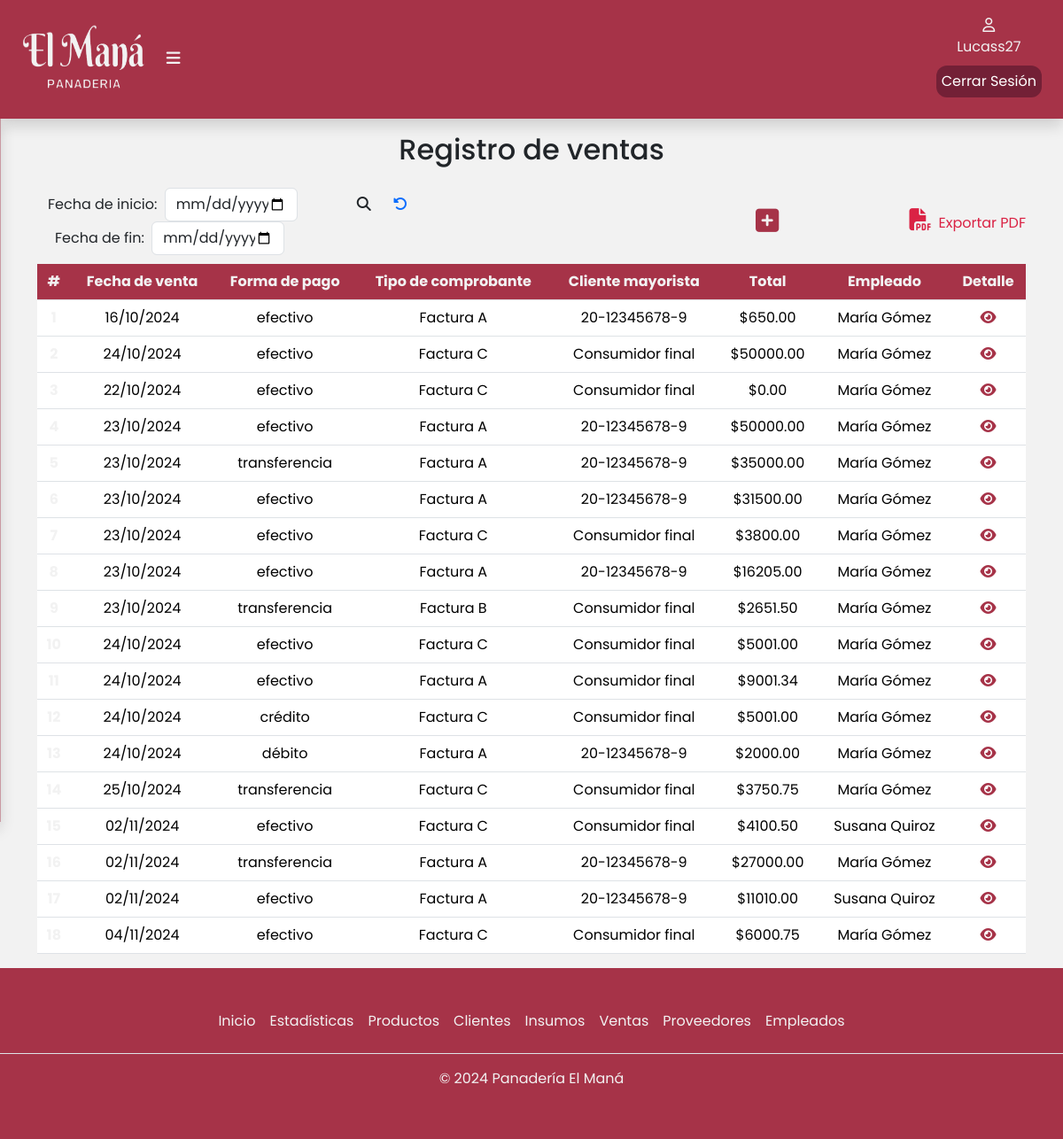
/ventas/ (signed in), run on an earlier commit of the app's database.
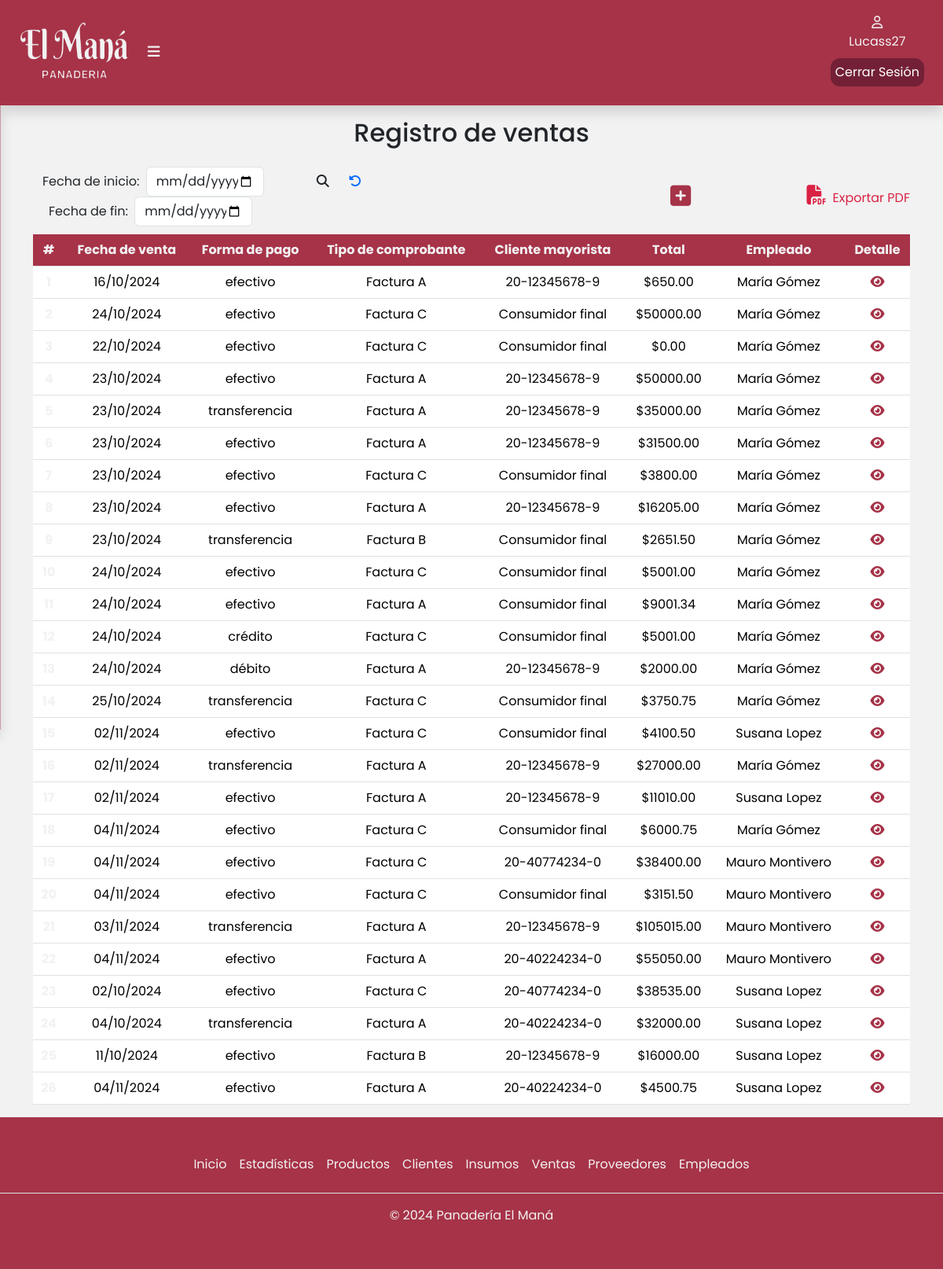
And on a later commit of the database.
### apps/ventas/models.py (models this page shows, shortened)
class Venta(models.Model):
    TIPO_COMPROBANTE = [
        ('A', 'Factura A'),
        ('B', 'Factura B'),
        ('C', 'Factura C'),
    ]
    FORMA_PAGO = [
        ('efectivo','Efectivo'),
        ('transferencia','Transferencia'),
        ('débito','Débito'),
        ('crédito','Crédito'),
    ]
    fechaDeVenta = models.DateField(blank=False, null=False)
    formaDePago = models.CharField(max_length=15, choices=FORMA_PAGO,blank=False, null=False)
    tipoDeComprobante = models.CharField(max_length=15, choices=TIPO_COMPROBANTE,blank=False, null=False)
    clienteMayorista = models.ForeignKey(ClienteMayorista, on_delete=models.SET_NULL, null=True, blank=True,related_name='clienteMayorista')
    total = models.DecimalField(max_digits=10, decimal_places=2,default=0)
    empleado = models.ForeignKey(Empleado,on_delete=models.CASCADE,related_name='ventaEmpleado')

class ClienteMayorista(Persona):
    cuil = models.CharField(max_length=13,blank=False, null=False)

### apps/usuarios/models.py (models this page shows, shortened)
class Persona(models.Model):
    nombre = models.CharField(max_length=50,blank=False,null=False)
    apellido = models.CharField(max_length=50,blank=False,null=False)
    direccion  = models.CharField(max_length=50,blank=False,null=False)
    telefono = models.CharField(max_length=15,blank=False,null=False)
    mail = models.EmailField(blank=True,null=True)
    class Meta:
        abstract = True  # Esto hace que no se genere una tabla en la BD

class Empleado(Persona):
    ESTADO = [
        ('activo', 'Activo'),
        ('inactivo', 'Inactivo'),
    ]
    user = models.OneToOneField(User, on_delete=models.CASCADE,related_name='user')
    dni  = models.CharField(max_length=8,blank=False,null=False)
    fechaDeNacimiento = models.DateField(blank=False,null=False)
    fechaDeIngreso = models.DateField(blank=False,null=False)
    salario = models.DecimalField(max_digits=10,blank=False,null=False,decimal_places=2)
    estado = models.CharField(max_length=10,choices=ESTADO,blank=False,null=False,default='activo')

### apps/ventas/views.py (the view)
# urls.py: path('ventas/',include('apps.ventas.urls')),
def ventas(request):
    ventas = Venta.objects.all()
    return render(request,'ventas/ventas.html',{'ventas':ventas})

### apps/ventas/templates/ventas/ventas.html (shortened to what this page needs)
{% extends 'base/base.html' %}
{% load static %}
{% block contenido %}
<div class="container" id="container-tabla">
    <div class="col-12">
        <h2 class="text-center pb-3">Registro de ventas</h2>
        <div class="busqueda d-flex justify-content-between align-items-center">
            <form class="d-flex align-items-center" role="search" method="POST" action="{% url 'ventas:buscarVentas' %}">
                <div class="container">
                    <div class="row">
                        <div class="col">
                            <label for="fecha_inicio" class="me-1">Fecha de inicio:</label>
                            <input type="date" id="fecha_inicio" name="fecha_inicio" class="form-control busquedaFecha d-inline" placeholder="inicio" style="width: 150px;">
                            <label for="fecha_fin" class="ms-2 me-1">Fecha de fin:</label>
                            <input type="date" id="fecha_fin" name="fecha_fin" class="form-control busquedaFecha d-inline" style="width: 150px;">
                        </div>
                        <div class="col">
                            <button class="btn" type="submit">
                                <i class="fa-solid fa-magnifying-glass" style="font-size: 16px"></i>
                            </button>
                            <a href="{% url 'ventas:ventas' %}" class="ms-2"><i class="fa-solid fa-rotate-left"></i></a>
                        </div>
                    </div>
                </div>
            </form>
            <a href="{% url 'ventas:agregarVenta' %}"><i class="fa-solid fa-square-plus" title="Agregar venta" style="font-size: 30px"></i></a>
            <a class="expPdf" href="#" data-bs-toggle="modal" data-bs-target="#pdfModal"><i class="fa-solid fa-file-pdf px-2" style="font-size: 25px"></i>Exportar PDF</a>
        </div>
        <div class="table-responsive">
            <table class="table">
                <thead class="bg-table">
                    <tr>
                        <th scope="col">#</th>
                        <th scope="col">Fecha de venta</th>
                        <th scope="col">Forma de pago</th>
                        <th scope="col">Tipo de comprobante</th>
                        <th scope="col">Cliente mayorista</th>
                        <th scope="col">Total</th>
                        <th scope="col">Empleado</th>
                        <th scope="col">Detalle</th>
                    </tr>
                </thead>
                <tbody>
                    {% for venta in ventas %}
                    <tr>
                        <th scope="row">{{ forloop.counter }}</th>
                        <td>{{ venta.fechaDeVenta|date:"d/m/Y" }}</td>
                        <td>{{ venta.formaDePago }}</td>
                        <td>Factura {{ venta.tipoDeComprobante }}</td>
                        {% if venta.clienteMayorista is None %}
                            <td>Consumidor final</td>
                        {% else %}
                            <td>{{ venta.clienteMayorista.cuil }}</td>
                        {%endif%}
                        <td>${{ venta.total }}</td>
                        <td>{{ venta.empleado.nombre }} {{ venta.empleado.apellido }}</td>
                        <td>
                            <a href="{% url 'ventas:verDetallesVenta' venta.id %}"><i class="fa-solid fa-eye" title="Ver detalles"></i></a>
                        </td>
                    </tr>
                    {% empty %}
                    <tr>
                        <td colspan="10">No hay ventas disponibles.</td>
                    </tr>
                    {% endfor %}
                </tbody>
            </table>
        </div>
    </div>
</div>
{% endblock %}

What changed in the data, as far as the page shows it:
changed through a linked row, Venta (number 15 of 26 on the later page): empleado.apellido "Quiroz" → "Lopez"
changed through a linked row, Venta (number 17 of 26 on the later page): empleado.apellido "Quiroz" → "Lopez"
added Venta: fechaDeVenta "04/11/2024", formaDePago "efectivo", tipoDeComprobante "C", clienteMayorista.cuil "20-40774234-0", total "38400.00", empleado.nombre "Mauro", empleado.apellido "Montivero"
added Venta: fechaDeVenta "04/11/2024", formaDePago "efectivo", tipoDeComprobante "C", shows "Consumidor final", total "3151.50", empleado.nombre "Mauro", empleado.apellido "Montivero"
added Venta: fechaDeVenta "03/11/2024", formaDePago "transferencia", tipoDeComprobante "A", clienteMayorista.cuil "20-12345678-9", total "105015.00", empleado.nombre "Mauro", empleado.apellido "Montivero"
added Venta: fechaDeVenta "04/11/2024", formaDePago "efectivo", tipoDeComprobante "A", clienteMayorista.cuil "20-40224234-0", total "55050.00", empleado.nombre "Mauro", empleado.apellido "Montivero"
added Venta: fechaDeVenta "02/10/2024", formaDePago "efectivo", tipoDeComprobante "C", clienteMayorista.cuil "20-40774234-0", total "38535.00", empleado.nombre "Susana", empleado.apellido "Lopez"
added Venta: fechaDeVenta "04/10/2024", formaDePago "transferencia", tipoDeComprobante "A", clienteMayorista.cuil "20-40224234-0", total "32000.00", empleado.nombre "Susana", empleado.apellido "Lopez"
added Venta: fechaDeVenta "11/10/2024", formaDePago "efectivo", tipoDeComprobante "B", clienteMayorista.cuil "20-12345678-9", total "16000.00", empleado.nombre "Susana", empleado.apellido "Lopez"
added Venta: fechaDeVenta "04/11/2024", formaDePago "efectivo", tipoDeComprobante "A", clienteMayorista.cuil "20-40224234-0", total "4500.75", empleado.nombre "Susana", empleado.apellido "Lopez"
